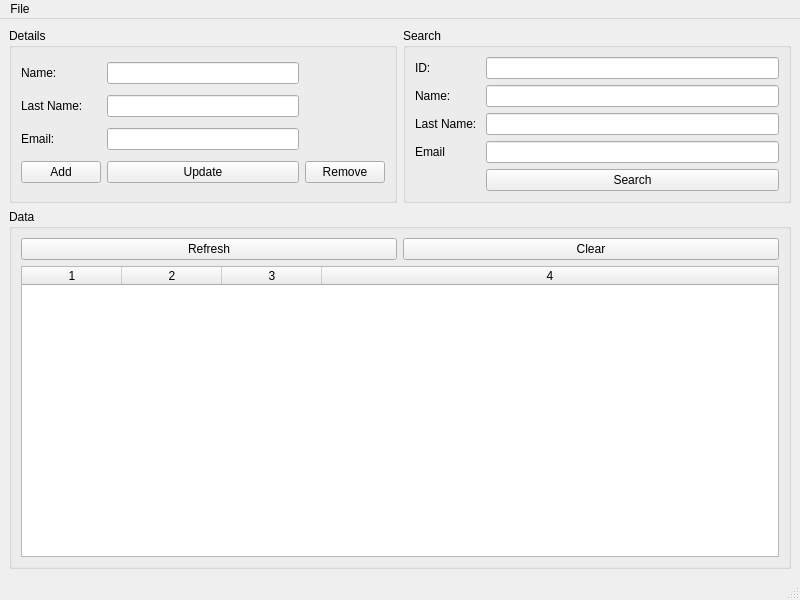
<?xml version="1.0" encoding="UTF-8"?>
<ui version="4.0">
 <class>MainWindow</class>
 <widget class="QMainWindow" name="MainWindow">
  <property name="geometry">
   <rect>
    <x>0</x>
    <y>0</y>
    <width>800</width>
    <height>600</height>
   </rect>
  </property>
  <property name="windowTitle">
   <string>MainWindow</string>
  </property>
  <widget class="QWidget" name="centralwidget">
   <layout class="QGridLayout" name="gridLayout_3">
    <item row="1" column="0" colspan="2">
     <widget class="QGroupBox" name="groupBox_2">
      <property name="title">
       <string>Data</string>
      </property>
      <layout class="QGridLayout" name="gridLayout_4">
       <item row="0" column="1">
        <widget class="QPushButton" name="btnClear">
         <property name="text">
          <string>Clear</string>
         </property>
        </widget>
       </item>
       <item row="0" column="0">
        <widget class="QPushButton" name="btnRefresh">
         <property name="text">
          <string>Refresh</string>
         </property>
        </widget>
       </item>
       <item row="1" column="0" colspan="2">
        <widget class="QTableWidget" name="tblData">
         <property name="sizeAdjustPolicy">
          <enum>QAbstractScrollArea::AdjustIgnored</enum>
         </property>
         <property name="editTriggers">
          <set>QAbstractItemView::NoEditTriggers</set>
         </property>
         <property name="selectionMode">
          <enum>QAbstractItemView::SingleSelection</enum>
         </property>
         <property name="selectionBehavior">
          <enum>QAbstractItemView::SelectRows</enum>
         </property>
         <property name="wordWrap">
          <bool>true</bool>
         </property>
         <property name="columnCount">
          <number>4</number>
         </property>
         <attribute name="horizontalHeaderVisible">
          <bool>true</bool>
         </attribute>
         <attribute name="horizontalHeaderDefaultSectionSize">
          <number>100</number>
         </attribute>
         <attribute name="horizontalHeaderHighlightSections">
          <bool>true</bool>
         </attribute>
         <attribute name="horizontalHeaderStretchLastSection">
          <bool>true</bool>
         </attribute>
         <attribute name="verticalHeaderVisible">
          <bool>false</bool>
         </attribute>
         <column/>
         <column/>
         <column/>
         <column/>
        </widget>
       </item>
      </layout>
     </widget>
    </item>
    <item row="0" column="1">
     <widget class="QGroupBox" name="groupBox_3">
      <property name="title">
       <string>Search</string>
      </property>
      <layout class="QGridLayout" name="gridLayout_2">
       <item row="0" column="0">
        <widget class="QLabel" name="lblName_5">
         <property name="text">
          <string>ID: </string>
         </property>
        </widget>
       </item>
       <item row="0" column="1">
        <widget class="QLineEdit" name="txtSearchID"/>
       </item>
       <item row="1" column="0">
        <widget class="QLabel" name="lblName_2">
         <property name="text">
          <string>Name: </string>
         </property>
        </widget>
       </item>
       <item row="1" column="1">
        <widget class="QLineEdit" name="txtSearchName"/>
       </item>
       <item row="2" column="0">
        <widget class="QLabel" name="lblName_3">
         <property name="text">
          <string>Last Name: </string>
         </property>
        </widget>
       </item>
       <item row="2" column="1">
        <widget class="QLineEdit" name="txtSearchLast"/>
       </item>
       <item row="3" column="0">
        <widget class="QLabel" name="lblName_4">
         <property name="text">
          <string>Email</string>
         </property>
        </widget>
       </item>
       <item row="3" column="1">
        <widget class="QLineEdit" name="txtSearchEmail"/>
       </item>
       <item row="4" column="1">
        <widget class="QPushButton" name="btnSearch">
         <property name="text">
          <string>Search</string>
         </property>
        </widget>
       </item>
      </layout>
     </widget>
    </item>
    <item row="0" column="0">
     <widget class="QGroupBox" name="groupBox">
      <property name="title">
       <string>Details</string>
      </property>
      <property name="flat">
       <bool>false</bool>
      </property>
      <property name="checkable">
       <bool>false</bool>
      </property>
      <layout class="QGridLayout" name="gridLayout">
       <item row="0" column="0">
        <widget class="QLabel" name="lblName">
         <property name="text">
          <string>Name: </string>
         </property>
        </widget>
       </item>
       <item row="2" column="0">
        <widget class="QLabel" name="lblEmail">
         <property name="text">
          <string>Email: </string>
         </property>
        </widget>
       </item>
       <item row="0" column="1">
        <widget class="QLineEdit" name="txtName"/>
       </item>
       <item row="1" column="0">
        <widget class="QLabel" name="lblLast">
         <property name="text">
          <string>Last Name: </string>
         </property>
        </widget>
       </item>
       <item row="1" column="1">
        <widget class="QLineEdit" name="txtLast"/>
       </item>
       <item row="3" column="0">
        <widget class="QPushButton" name="btnAdd">
         <property name="text">
          <string>Add</string>
         </property>
        </widget>
       </item>
       <item row="3" column="2">
        <widget class="QPushButton" name="btnRemove">
         <property name="text">
          <string>Remove</string>
         </property>
        </widget>
       </item>
       <item row="2" column="1">
        <widget class="QLineEdit" name="txtEmail"/>
       </item>
       <item row="3" column="1">
        <widget class="QPushButton" name="btnUpdate">
         <property name="text">
          <string>Update</string>
         </property>
        </widget>
       </item>
      </layout>
     </widget>
    </item>
   </layout>
  </widget>
  <widget class="QMenuBar" name="menubar">
   <property name="geometry">
    <rect>
     <x>0</x>
     <y>0</y>
     <width>800</width>
     <height>23</height>
    </rect>
   </property>
   <widget class="QMenu" name="menuFile">
    <property name="title">
     <string>File</string>
    </property>
    <addaction name="acnExit"/>
   </widget>
   <addaction name="menuFile"/>
  </widget>
  <widget class="QStatusBar" name="statusbar"/>
  <action name="acnExit">
   <property name="text">
    <string>Exit</string>
   </property>
  </action>
 </widget>
 <tabstops>
  <tabstop>txtName</tabstop>
  <tabstop>txtLast</tabstop>
  <tabstop>txtEmail</tabstop>
  <tabstop>btnAdd</tabstop>
  <tabstop>btnUpdate</tabstop>
  <tabstop>btnRemove</tabstop>
  <tabstop>txtSearchID</tabstop>
  <tabstop>txtSearchName</tabstop>
  <tabstop>txtSearchLast</tabstop>
  <tabstop>txtSearchEmail</tabstop>
  <tabstop>btnSearch</tabstop>
  <tabstop>btnRefresh</tabstop>
  <tabstop>btnClear</tabstop>
  <tabstop>tblData</tabstop>
 </tabstops>
 <resources/>
 <connections/>
</ui>
